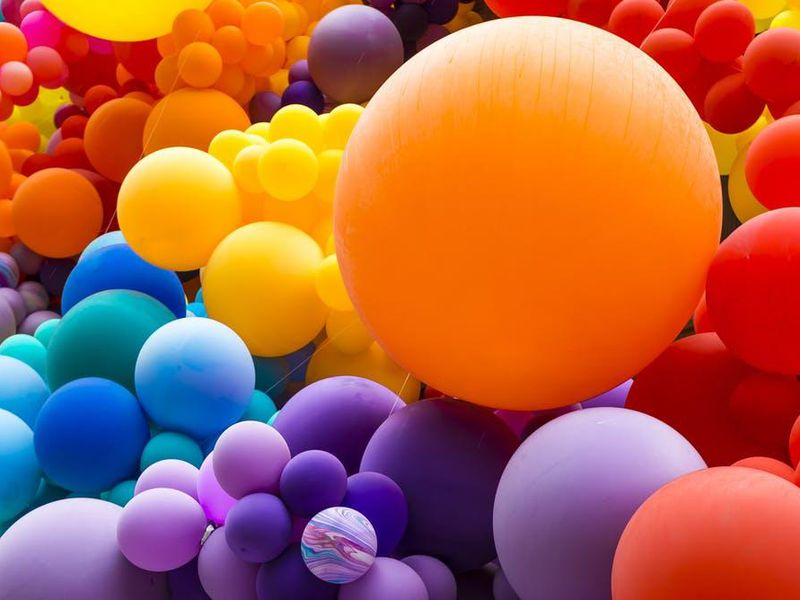
#> input picture colors.jpg, 800 x 600 px
$ python Dithering.py
#> lines starting #> are read from the running program, lines starting #| are printed output that depends on the picture; after the words box and inside, x2 and y2 are one past the last pixel; in counts of white or black regions, pixels touching at a corner belong together
#****************** DITHERING*************
import numpy as np
import matplotlib
import matplotlib.pyplot as plt
import pylab
from PIL import Image

im = Image.open("colors.jpg")
#> im is the input picture: PIL image 800x600 RGB; mean R, G, B 176.1, 97.4, 71.4
#im.show()
M=np.array(im)

r=M[:,:,0]/255 #funkcje napisalam w 0..1 a obrazek mam w 0..255
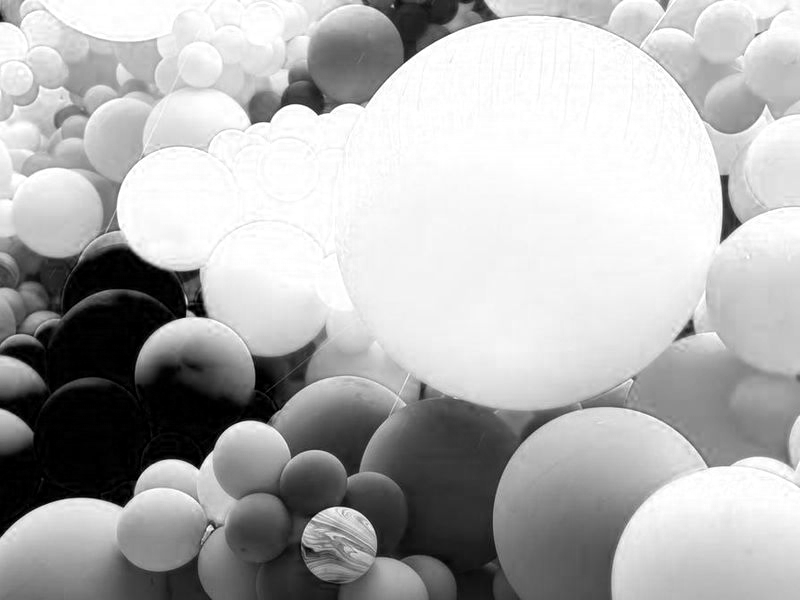
#> r: shape (600, 800) float64; min 0, max 1, mean 0.691
g=M[:,:,1]/255 #wyciagam z obrazka 3 macierze 2 wymiarowe
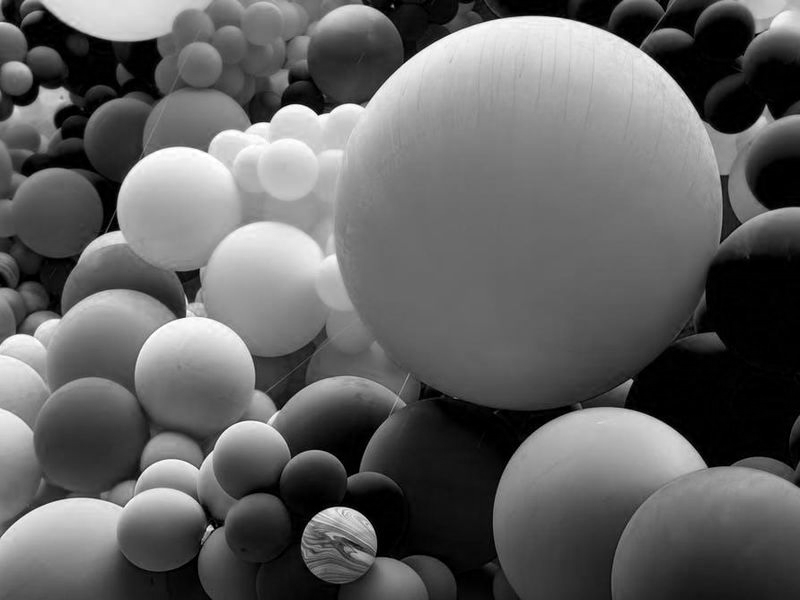
#> g: shape (600, 800) float64; min 0, max 1, mean 0.382
b=M[:,:,2]/255
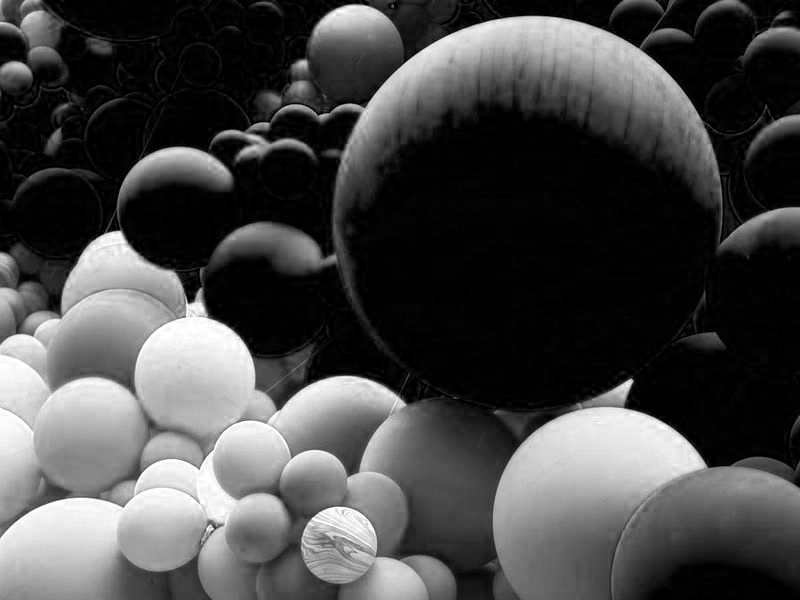
#> b: shape (600, 800) float64; min 0, max 1, mean 0.28


def dithering(N):

    for x in range(N.shape[0]):     #przechodze po wszystkich pikselach w wymiarze 2
        for y in range(N.shape[1]):
            if N[x,y] > 0.5:


                if y+1<=N.shape[1]-1:    #warunek na istnienie sasiada w 7/16, bez prawego brzegu
                    N[x, y+1] = N[x, y+1] + (N[x,y]-1)*7/16 # stara wart + (oldpixel - newpixel)*7/16
                if (x+1 <= N.shape[0]-1) and (y+1<=N.shape[1]-1): # war na istnienie sasiada w 1/16, bez dolnego i prawego  brzegu
                    N[x+1,y+1] = N[x+1,y+1]+ (N[x,y]-1)*1/16

                if (x+1 <= N.shape[0]-1): # ...sasiada w 5/16, bez dolnego brzegu
                    N[x+1,y] = N[x+1,y] + (N[x,y]-1)*5/16
                if (x+1 <= N.shape[0]-1) and (y-1 <= N.shape[1]-1 and y-1 >=0):# ...w 3/16, bez lewego brzegu
                    N[x+1,y-1] = N[x+1,y-1]+(N[x,y]-1)*3/16
                N[x,y] = 1

            else:
                if y+1<=N.shape[1]-1:
                    N[x, y+1] = N[x, y+1] + (N[x,y])*7/16
                if (x+1 <= N.shape[0]-1) and (y+1<=N.shape[1]-1):
                    N[x+1,y+1] = N[x+1,y+1]+ (N[x,y])*1/16

                if (x+1 <= N.shape[0]-1):
                    N[x+1,y] = N[x+1,y] + (N[x,y])*5/16
                if (x+1 <= N.shape[0]-1) and (y-1 <= N.shape[1]-1 and y-1 >=0):
                    N[x+1,y-1] = N[x+1,y-1]+(N[x,y])*3/16
                N[x,y] = 0
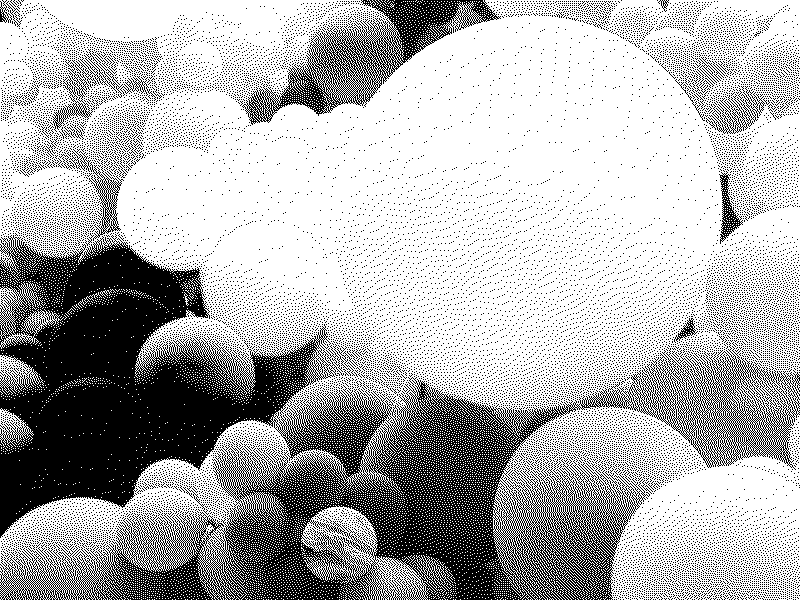
#> N: shape (600, 800) float64; values 0 (black) and 1 (white), 69.1% white; 22306 black regions (22282 under 20 px), largest, box (x1, y1, x2, y2) and area: (0, 234, 800, 600) 109285, (242, 0, 501, 125) 8056, (52, 49, 123, 132) 905

    return(N)
R1 =dithering(r)
G1 =dithering(g)
#> after the loop in dithering (call 2), `for x in range(N.shape[0]):`:
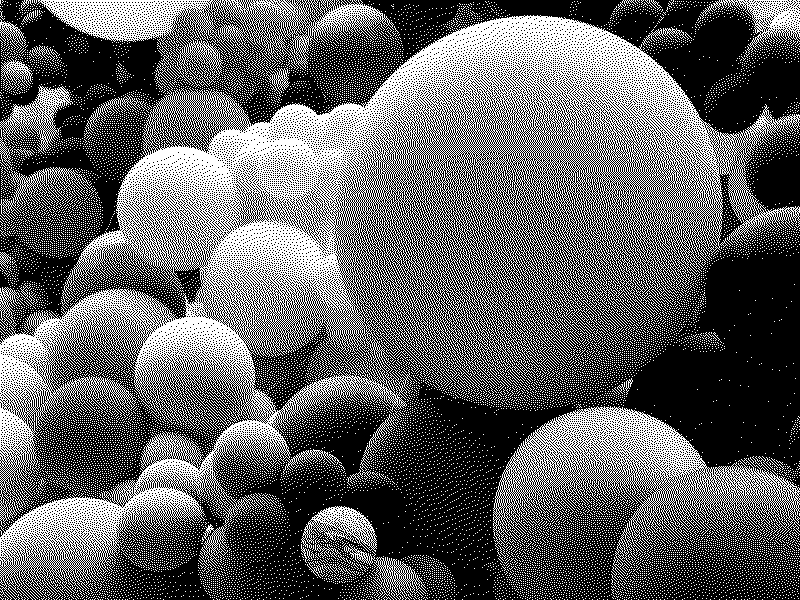
#> N: shape (600, 800) float64; values 0 (black) and 1 (white), 38.2% white in thin lines or dots
B1 =dithering(b)
#> after the loop in dithering (call 3), `for x in range(N.shape[0]):`:
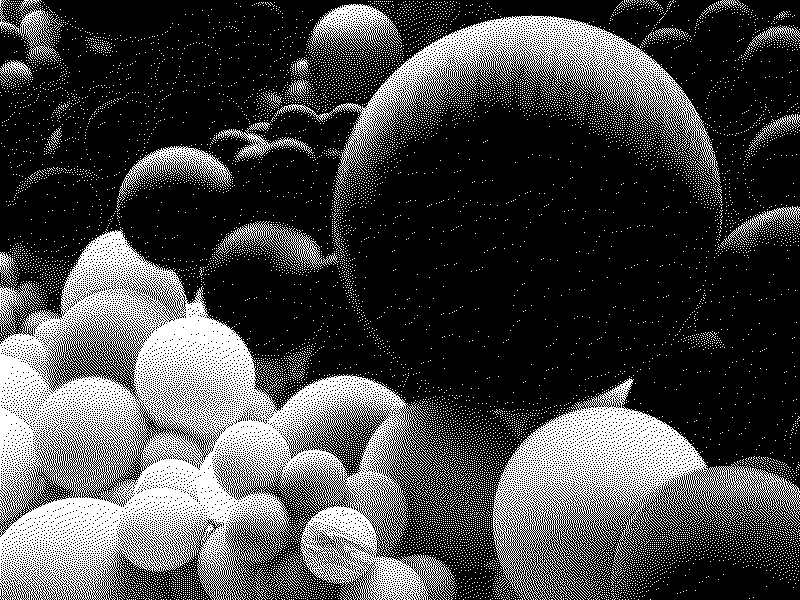
#> N: shape (600, 800) float64; values 0 (black) and 1 (white), 28% white in thin lines or dots
#print(G1)
R1G1B1=np.dstack([R1,G1,B1]) # 3 macierze 2 wymiarowe w 1 3wymiarowa
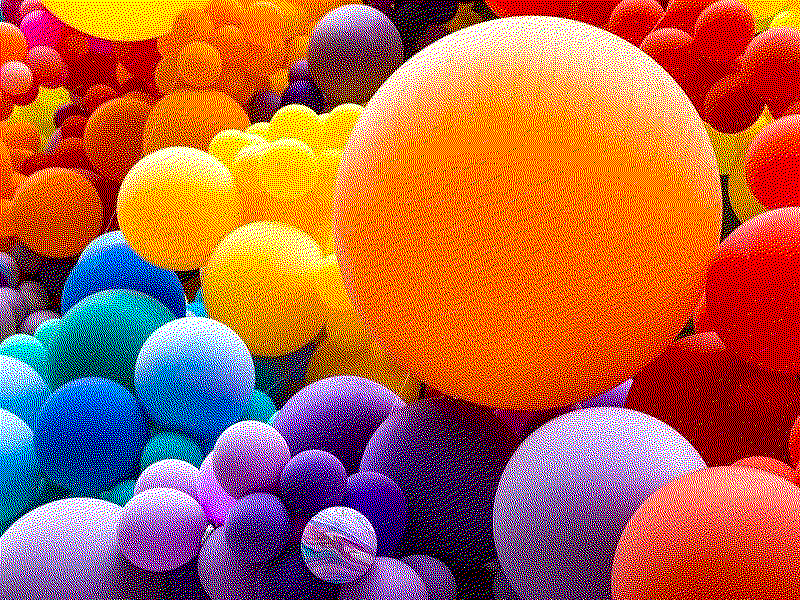
#> R1G1B1: shape (600, 800, 3) float64; mean R, G, B 0.691, 0.382, 0.28
#print(R1G1B1.shape)
newR1G1B1=R1G1B1*255 # musze wrocic do 0..255 bo inaczej w PIL nie dziala
Image.fromarray(newR1G1B1.astype(np.uint8)).show()
result=Image.fromarray(newR1G1B1.astype(np.uint8))
result.save('dithering.bmp')
